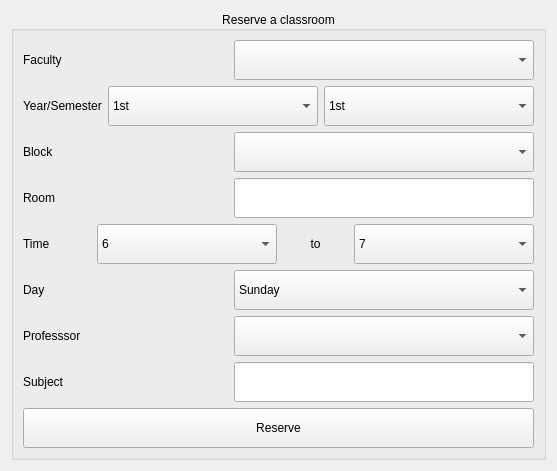
          <widget class="QWidget" name="tab_4">
           <attribute name="title">
            <string>Reserve</string>
           </attribute>
           <layout class="QGridLayout" name="gridLayout">
            <item row="0" column="0">
             <widget class="QGroupBox" name="groupBox_4">
              <property name="title">
               <string>Reserve a classroom</string>
              </property>
              <property name="alignment">
               <set>Qt::AlignCenter</set>
              </property>
              <layout class="QVBoxLayout" name="verticalLayout_4">
               <item>
                <layout class="QHBoxLayout" name="horizontalLayout_18">
                 <item>
                  <widget class="QLabel" name="label_14">
                   <property name="text">
                    <string>Faculty</string>
                   </property>
                  </widget>
                 </item>
                 <item>
                  <widget class="QComboBox" name="rev_faculty">
                   <property name="minimumSize">
                    <size>
                     <width>300</width>
                     <height>40</height>
                    </size>
                   </property>
                  </widget>
                 </item>
                </layout>
               </item>
               <item>
                <layout class="QHBoxLayout" name="horizontalLayout_23">
                 <item>
                  <widget class="QLabel" name="label_10">
                   <property name="text">
                    <string>Year/Semester</string>
                   </property>
                  </widget>
                 </item>
                 <item>
                  <widget class="QComboBox" name="rev_year">
                   <property name="sizePolicy">
                    <sizepolicy hsizetype="Maximum" vsizetype="Fixed">
                     <horstretch>0</horstretch>
                     <verstretch>0</verstretch>
                    </sizepolicy>
                   </property>
                   <property name="minimumSize">
                    <size>
                     <width>210</width>
                     <height>40</height>
                    </size>
                   </property>
                   <item>
                    <property name="text">
                     <string>1st</string>
                    </property>
                   </item>
                   <item>
                    <property name="text">
                     <string>2nd</string>
                    </property>
                   </item>
                   <item>
                    <property name="text">
                     <string>3rd</string>
                    </property>
                   </item>
                   <item>
                    <property name="text">
                     <string>4th</string>
                    </property>
                   </item>
                  </widget>
                 </item>
                 <item>
                  <widget class="QComboBox" name="rev_semester">
                   <property name="sizePolicy">
                    <sizepolicy hsizetype="Maximum" vsizetype="Fixed">
                     <horstretch>0</horstretch>
                     <verstretch>0</verstretch>
                    </sizepolicy>
                   </property>
                   <property name="minimumSize">
                    <size>
                     <width>210</width>
                     <height>40</height>
                    </size>
                   </property>
                   <item>
                    <property name="text">
                     <string>1st</string>
                    </property>
                   </item>
                   <item>
                    <property name="text">
                     <string>2nd</string>
                    </property>
                   </item>
                  </widget>
                 </item>
                </layout>
               </item>
               <item>
                <layout class="QHBoxLayout" name="horizontalLayout_16">
                 <item>
                  <widget class="QLabel" name="label_16">
                   <property name="text">
                    <string>Block</string>
                   </property>
                  </widget>
                 </item>
                 <item>
                  <widget class="QComboBox" name="rev_block_no">
                   <property name="minimumSize">
                    <size>
                     <width>300</width>
                     <height>40</height>
                    </size>
                   </property>
                  </widget>
                 </item>
                </layout>
               </item>
               <item>
                <layout class="QHBoxLayout" name="horizontalLayout_17">
                 <item>
                  <widget class="QLabel" name="label_15">
                   <property name="text">
                    <string>Room</string>
                   </property>
                  </widget>
                 </item>
                 <item>
                  <widget class="QLineEdit" name="rev_room_no">
                   <property name="sizePolicy">
                    <sizepolicy hsizetype="Minimum" vsizetype="Maximum">
                     <horstretch>0</horstretch>
                     <verstretch>0</verstretch>
                    </sizepolicy>
                   </property>
                   <property name="minimumSize">
                    <size>
                     <width>300</width>
                     <height>40</height>
                    </size>
                   </property>
                  </widget>
                 </item>
                </layout>
               </item>
               <item>
                <layout class="QHBoxLayout" name="horizontalLayout_15">
                 <item>
                  <widget class="QLabel" name="label_17">
                   <property name="text">
                    <string>Time</string>
                   </property>
                  </widget>
                 </item>
                 <item>
                  <widget class="QComboBox" name="rev_start_time">
                   <property name="sizePolicy">
                    <sizepolicy hsizetype="Maximum" vsizetype="Fixed">
                     <horstretch>0</horstretch>
                     <verstretch>0</verstretch>
                    </sizepolicy>
                   </property>
                   <property name="minimumSize">
                    <size>
                     <width>180</width>
                     <height>40</height>
                    </size>
                   </property>
                   <item>
                    <property name="text">
                     <string>6</string>
                    </property>
                   </item>
                   <item>
                    <property name="text">
                     <string>7</string>
                    </property>
                   </item>
                   <item>
                    <property name="text">
                     <string>8</string>
                    </property>
                   </item>
                   <item>
                    <property name="text">
                     <string>9</string>
                    </property>
                   </item>
                   <item>
                    <property name="text">
                     <string>10</string>
                    </property>
                   </item>
                   <item>
                    <property name="text">
                     <string>11</string>
                    </property>
                   </item>
                   <item>
                    <property name="text">
                     <string>12</string>
                    </property>
                   </item>
                   <item>
                    <property name="text">
                     <string>13</string>
                    </property>
                   </item>
                   <item>
                    <property name="text">
                     <string>14</string>
                    </property>
                   </item>
                   <item>
                    <property name="text">
                     <string>15</string>
                    </property>
                   </item>
                   <item>
                    <property name="text">
                     <string>16</string>
                    </property>
                   </item>
                   <item>
                    <property name="text">
                     <string>17</string>
                    </property>
                   </item>
                  </widget>
                 </item>
                 <item>
                  <widget class="QLabel" name="label_19">
                   <property name="sizePolicy">
                    <sizepolicy hsizetype="Maximum" vsizetype="Preferred">
                     <horstretch>0</horstretch>
                     <verstretch>0</verstretch>
                    </sizepolicy>
                   </property>
                   <property name="minimumSize">
                    <size>
                     <width>65</width>
                     <height>0</height>
                    </size>
                   </property>
                   <property name="text">
                    <string>to</string>
                   </property>
                   <property name="alignment">
                    <set>Qt::AlignCenter</set>
                   </property>
                  </widget>
                 </item>
                 <item>
                  <widget class="QComboBox" name="rev_end_time">
                   <property name="sizePolicy">
                    <sizepolicy hsizetype="Maximum" vsizetype="Fixed">
                     <horstretch>0</horstretch>
                     <verstretch>0</verstretch>
                    </sizepolicy>
                   </property>
                   <property name="minimumSize">
                    <size>
                     <width>180</width>
                     <height>40</height>
                    </size>
                   </property>
                   <item>
                    <property name="text">
                     <string>7</string>
                    </property>
                   </item>
                   <item>
                    <property name="text">
                     <string>8</string>
                    </property>
                   </item>
                   <item>
                    <property name="text">
                     <string>9</string>
                    </property>
                   </item>
                   <item>
                    <property name="text">
                     <string>10</string>
                    </property>
                   </item>
                   <item>
                    <property name="text">
                     <string>11</string>
                    </property>
                   </item>
                   <item>
                    <property name="text">
                     <string>12</string>
                    </property>
                   </item>
                   <item>
                    <property name="text">
                     <string>13</string>
                    </property>
                   </item>
                   <item>
                    <property name="text">
                     <string>14</string>
                    </property>
                   </item>
                   <item>
                    <property name="text">
                     <string>15</string>
                    </property>
                   </item>
                   <item>
                    <property name="text">
                     <string>16</string>
                    </property>
                   </item>
                   <item>
                    <property name="text">
                     <string>17</string>
                    </property>
                   </item>
                   <item>
                    <property name="text">
                     <string>18</string>
                    </property>
                   </item>
                   <item>
                    <property name="text">
                     <string>19</string>
                    </property>
                   </item>
                  </widget>
                 </item>
                </layout>
               </item>
               <item>
                <layout class="QHBoxLayout" name="horizontalLayout_19">
                 <item>
                  <widget class="QLabel" name="label_32">
                   <property name="text">
                    <string>Day</string>
                   </property>
                  </widget>
                 </item>
                 <item>
                  <widget class="QComboBox" name="rev_day">
                   <property name="minimumSize">
                    <size>
                     <width>300</width>
                     <height>40</height>
                    </size>
                   </property>
                   <item>
                    <property name="text">
                     <string>Sunday</string>
                    </property>
                   </item>
                   <item>
                    <property name="text">
                     <string>Monday</string>
                    </property>
                   </item>
                   <item>
                    <property name="text">
                     <string>Tuesday</string>
                    </property>
                   </item>
                   <item>
                    <property name="text">
                     <string>Wednesday</string>
                    </property>
                   </item>
                   <item>
                    <property name="text">
                     <string>Thursday</string>
                    </property>
                   </item>
                   <item>
                    <property name="text">
                     <string>Friday</string>
                    </property>
                   </item>
                  </widget>
                 </item>
                </layout>
               </item>
               <item>
                <layout class="QHBoxLayout" name="horizontalLayout_14">
                 <item>
                  <widget class="QLabel" name="label_18">
                   <property name="text">
                    <string>Professsor</string>
                   </property>
                  </widget>
                 </item>
                 <item>
                  <widget class="QComboBox" name="rev_professor">
                   <property name="minimumSize">
                    <size>
                     <width>300</width>
                     <height>40</height>
                    </size>
                   </property>
                  </widget>
                 </item>
                </layout>
               </item>
               <item>
                <layout class="QHBoxLayout" name="horizontalLayout_24">
                 <item>
                  <widget class="QLabel" name="label_25">
                   <property name="text">
                    <string>Subject</string>
                   </property>
                  </widget>
                 </item>
                 <item>
                  <widget class="QLineEdit" name="rev_subject">
                   <property name="sizePolicy">
                    <sizepolicy hsizetype="Minimum" vsizetype="Fixed">
                     <horstretch>0</horstretch>
                     <verstretch>0</verstretch>
                    </sizepolicy>
                   </property>
                   <property name="minimumSize">
                    <size>
                     <width>300</width>
                     <height>40</height>
                    </size>
                   </property>
                  </widget>
                 </item>
                </layout>
               </item>
               <item>
                <widget class="QPushButton" name="reserve_button">
                 <property name="minimumSize">
                  <size>
                   <width>0</width>
                   <height>40</height>
                  </size>
                 </property>
                 <property name="text">
                  <string>Reserve</string>
                 </property>
                </widget>
               </item>
              </layout>
             </widget>
            </item>
           </layout>
          </widget>
